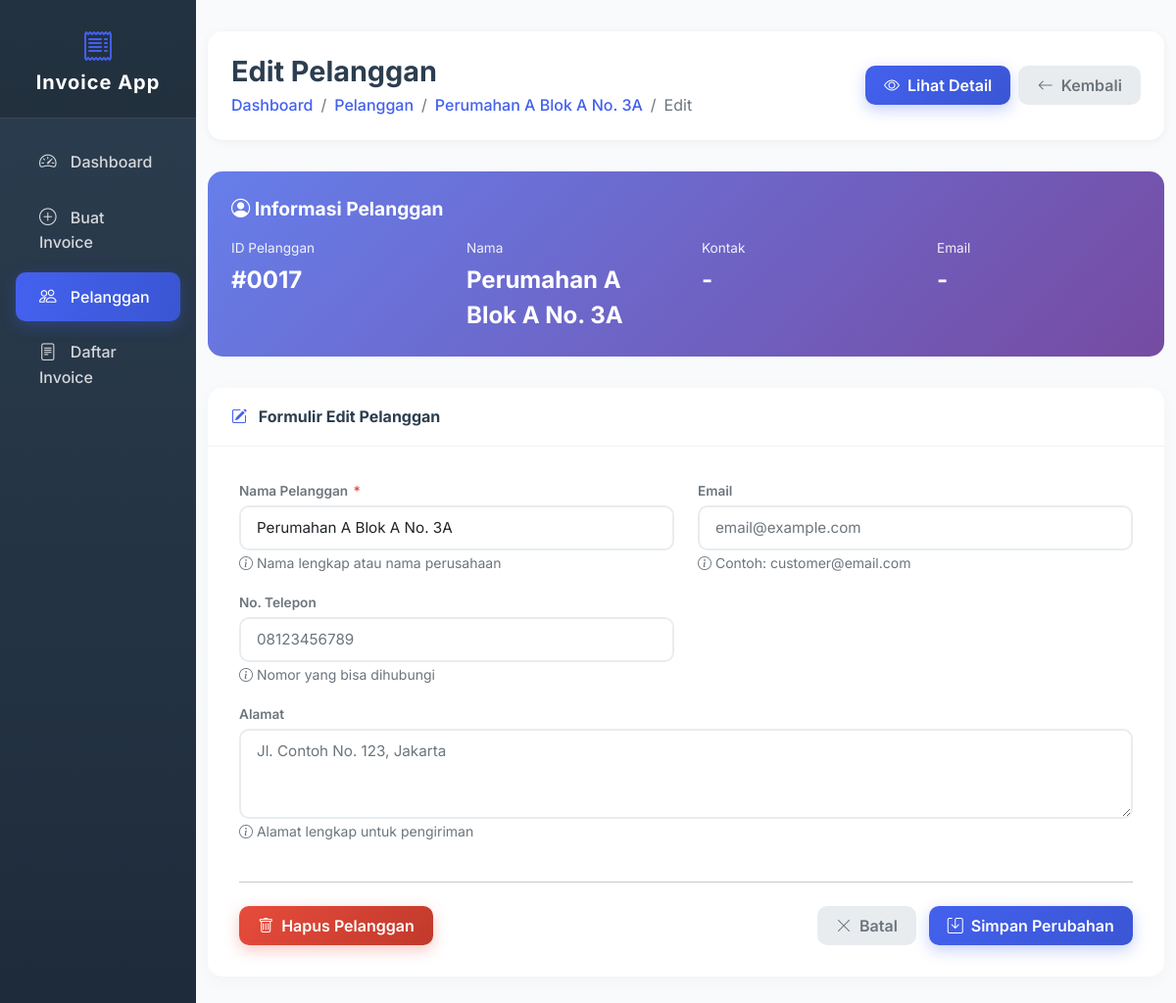
The page /edit_customer.php?id=17 on the database its author committed.
### tables this page shows
CREATE TABLE `customers` (
  `id` int(11) NOT NULL,
  `name` varchar(100) NOT NULL,
  `email` varchar(100) DEFAULT NULL,
  `phone` varchar(20) DEFAULT NULL,
  `address` text DEFAULT NULL,
  `created_at` timestamp NOT NULL DEFAULT current_timestamp()
);

### edit_customer.php (the view, shortened to what this page needs)
<?php
require_once 'config_database.php';
$id = $_GET['id'] ?? 0;
$query = "SELECT * FROM customers WHERE id = ?";
$stmt = $pdo->prepare($query);
$stmt->execute([$id]);
$customer = $stmt->fetch();
?>
<!DOCTYPE html>
<html lang="id">
<head>
    <link href="https://cdn.jsdelivr.net/npm/bootstrap@5.1.3/dist/css/bootstrap.min.css" rel="stylesheet">
    <link rel="stylesheet" href="https://cdn.jsdelivr.net/npm/bootstrap-icons@1.8.1/font/bootstrap-icons.css">
</head>
<body>
    <div class="container-fluid">
        <div class="row">
            <nav class="col-md-2 d-md-block sidebar p-0">
                <div class="position-sticky">
                    <div class="sidebar-brand text-center">
                        <i class="bi bi-receipt"></i>
                        <h5>Invoice App</h5>
                    </div>
                    <ul class="nav flex-column mt-3">
                        <li class="nav-item">
                            <a class="nav-link" href="index.php">
                                <i class="bi bi-speedometer2"></i> Dashboard
                            </a>
                        </li>
                        <li class="nav-item">
                            <a class="nav-link" href="add_invoice.php">
                                <i class="bi bi-plus-circle"></i> Buat Invoice
                            </a>
                        </li>
                        <li class="nav-item">
                            <a class="nav-link active" href="customers.php">
                                <i class="bi bi-people"></i> Pelanggan
                            </a>
                        </li>
                        <li class="nav-item">
                            <a class="nav-link" href="invoices.php">
                                <i class="bi bi-file-text"></i> Daftar Invoice
                            </a>
                        </li>
                    </ul>
                </div>
            </nav>
            <main class="col-md-10 ms-sm-auto">
                <div class="page-header d-flex justify-content-between align-items-center">
                    <div>
                        <h1 class="h2 mb-1">Edit Pelanggan</h1>
                        <nav aria-label="breadcrumb">
                            <ol class="breadcrumb mb-0">
                                <li class="breadcrumb-item"><a href="index.php">Dashboard</a></li>
                                <li class="breadcrumb-item"><a href="customers.php">Pelanggan</a></li>
                                <li class="breadcrumb-item"><a href="view_customer.php?id=<?= $customer['id'] ?>"><?= htmlspecialchars($customer['name']) ?></a></li>
                                <li class="breadcrumb-item active">Edit</li>
                            </ol>
                        </nav>
                    </div>
                    <div class="d-flex gap-2">
                        <a href="view_customer.php?id=<?= $customer['id'] ?>" class="btn-custom btn-primary-custom">
                            <i class="bi bi-eye"></i> Lihat Detail
                        </a>
                        <a href="customers.php" class="btn-custom btn-secondary-custom">
                            <i class="bi bi-arrow-left"></i> Kembali
                        </a>
                    </div>
                </div>
                <div class="info-section">
                    <div class="info-title">
                        <i class="bi bi-person-circle"></i> Informasi Pelanggan
                    </div>
                    <div class="info-stats">
                        <div class="stat-item">
                            <div class="stat-label">ID Pelanggan</div>
                            <div class="stat-value">#<?= str_pad($customer['id'], 4, '0', STR_PAD_LEFT) ?></div>
                        </div>
                        <div class="stat-item">
                            <div class="stat-label">Nama</div>
                            <div class="stat-value"><?= htmlspecialchars($customer['name']) ?></div>
                        </div>
                        <div class="stat-item">
                            <div class="stat-label">Kontak</div>
                            <div class="stat-value"><?= htmlspecialchars($customer['phone'] ?: '-') ?></div>
                        </div>
                        <div class="stat-item">
                            <div class="stat-label">Email</div>
                            <div class="stat-value"><?= htmlspecialchars($customer['email'] ?: '-') ?></div>
                        </div>
                    </div>
                </div>
                <div class="form-card">
                    <div class="card-header">
                        <h6><i class="bi bi-pencil-square"></i> Formulir Edit Pelanggan</h6>
                    </div>
                    <div class="card-body">
                        <form method="POST" action="" onsubmit="return validateForm()">
                            <div class="row">
                                <div class="col-md-6">
                                    <div class="mb-3">
                                        <label class="form-label">
                                            Nama Pelanggan <span class="required-star">*</span>
                                        </label>
                                        <input type="text" name="name" class="form-control" required
                                               value="<?= htmlspecialchars($customer['name']) ?>"
                                               placeholder="Masukkan nama lengkap / perusahaan">
                                        <small class="text-muted">
                                            <i class="bi bi-info-circle"></i> Nama lengkap atau nama perusahaan
                                        </small>
                                    </div>
                                </div>
                                <div class="col-md-6">
                                    <div class="mb-3">
                                        <label class="form-label">Email</label>
                                        <input type="email" name="email" class="form-control"
                                               value="<?= htmlspecialchars($customer['email']) ?>"
                                               placeholder="email@example.com">
                                        <small class="text-muted">
                                            <i class="bi bi-info-circle"></i> Contoh: customer@email.com
                                        </small>
                                    </div>
                                </div>
                                <div class="col-md-6">
                                    <div class="mb-3">
                                        <label class="form-label">No. Telepon</label>
                                        <input type="text" name="phone" class="form-control"
                                               value="<?= htmlspecialchars($customer['phone']) ?>"
                                               placeholder="08123456789">
                                        <small class="text-muted">
                                            <i class="bi bi-info-circle"></i> Nomor yang bisa dihubungi
                                        </small>
                                    </div>
                                </div>
                                <div class="col-md-12">
                                    <div class="mb-3">
                                        <label class="form-label">Alamat</label>
                                        <textarea name="address" class="form-control" rows="3"
                                                  placeholder="Jl. Contoh No. 123, Jakarta"><?= htmlspecialchars($customer['address']) ?></textarea>
                                        <small class="text-muted">
                                            <i class="bi bi-info-circle"></i> Alamat lengkap untuk pengiriman
                                        </small>
                                    </div>
                                </div>
                            </div>
                            <hr class="my-4">
                            <div class="d-flex justify-content-between align-items-center">
                                <div>
                                    <a href="delete_customer.php?id=<?= $customer['id'] ?>"
                                       class="btn-custom btn-danger-custom"
                                       onclick="return confirm('Yakin ingin menghapus pelanggan ini? Semua data yang terkait akan ikut terhapus.')">
                                        <i class="bi bi-trash"></i> Hapus Pelanggan
                                    </a>
                                </div>
                                <div>
                                    <a href="customers.php" class="btn-custom btn-secondary-custom me-2">
                                        <i class="bi bi-x-lg"></i> Batal
                                    </a>
                                    <button type="submit" class="btn-custom btn-primary-custom">
                                        <i class="bi bi-save"></i> Simpan Perubahan
                                    </button>
                                </div>
                            </div>
                        </form>
                    </div>
                </div>
            </main>
        </div>
    </div>
</body>
</html>

### edit_customer.php (style rules this page uses)
:root { --primary-color: #4361ee; --success-color: #2ecc71; --warning-color: #f39c12; --danger-color: #e74c3c; --dark-color: #2c3e50; --light-bg: #f8fafc; }
body { font-family: 'Inter', sans-serif; background-color: var(--light-bg); }
.sidebar { min-height: 100vh; background: linear-gradient(180deg, #2c3e50 0%, #1e2b3a 100%); box-shadow: 4px 0 10px rgba(0,0,0,0.1); }
.sidebar .nav-link { color: rgba(255,255,255,0.8); padding: 0.75rem 1.5rem; margin: 0.2rem 1rem; border-radius: 10px; transition: all 0.3s ease; font-weight: 500; }
.sidebar .nav-link.active { background: linear-gradient(90deg, #4361ee, #3a56d4); color: white; box-shadow: 0 5px 15px rgba(67, 97, 238, 0.3); }
.sidebar .nav-link i { margin-right: 10px; width: 20px; font-size: 1.1rem; }
.sidebar-brand { padding: 1.5rem 1rem; background: rgba(0,0,0,0.2); border-bottom: 1px solid rgba(255,255,255,0.1); }
.sidebar-brand h5 { color: white; font-weight: 700; letter-spacing: 1px; margin: 0; }
.sidebar-brand i { font-size: 2rem; color: #4361ee; margin-bottom: 0.5rem; }
main { padding: 2rem; background-color: var(--light-bg); }
.page-header { background: white; padding: 1.5rem; border-radius: 15px; box-shadow: 0 2px 10px rgba(0,0,0,0.05); margin-bottom: 2rem; }
.page-header h1 { font-size: 1.8rem; font-weight: 700; color: var(--dark-color); margin: 0; }
.breadcrumb { margin-bottom: 0; background: transparent; }
.breadcrumb-item a { color: var(--primary-color); text-decoration: none; font-weight: 500; }
.breadcrumb-item.active { color: #6c757d; }
.btn-custom { padding: 0.5rem 1.2rem; border-radius: 10px; font-weight: 600; transition: all 0.3s ease; border: none; display: inline-flex; align-items: center; gap: 8px; text-decoration: none; }
.btn-primary-custom { background: linear-gradient(135deg, #4361ee, #3a56d4); color: white; box-shadow: 0 5px 15px rgba(67, 97, 238, 0.3); }
.btn-secondary-custom { background: #e9ecef; color: #6c757d; }
.btn-danger-custom { background: linear-gradient(135deg, #e74c3c, #c0392b); color: white; box-shadow: 0 5px 15px rgba(231, 76, 60, 0.3); }
.form-card { background: white; border-radius: 15px; border: none; box-shadow: 0 5px 20px rgba(0,0,0,0.03); }
.form-card .card-header { background: transparent; border-bottom: 1px solid rgba(0,0,0,0.05); padding: 1.25rem 1.5rem; }
.form-card .card-header h6 { font-size: 1rem; font-weight: 700; color: var(--dark-color); margin: 0; }
.form-card .card-header h6 i { color: var(--primary-color); margin-right: 8px; }
.form-card .card-body { padding: 2rem; }
.form-label { font-weight: 600; font-size: 0.85rem; color: #6c757d; margin-bottom: 0.3rem; }
.form-control { border: 2px solid #e9ecef; border-radius: 10px; padding: 0.6rem 1rem; font-size: 0.95rem; transition: all 0.3s ease; }
.required-star { color: var(--danger-color); margin-left: 2px; }
.info-section { background: linear-gradient(135deg, #667eea 0%, #764ba2 100%); border-radius: 15px; padding: 1.5rem; color: white; margin-bottom: 2rem; }
.info-title { font-size: 1.2rem; font-weight: 700; margin-bottom: 1rem; }
.info-stats { display: flex; gap: 2rem; flex-wrap: wrap; }
.stat-item { flex: 1; min-width: 150px; }
.stat-label { font-size: 0.85rem; opacity: 0.9; margin-bottom: 0.25rem; }
.stat-value { font-size: 1.5rem; font-weight: 700; }

### rows shown on the page
customers: name "Perumahan A Blok A No. 3A", id "0017", phone "-", email "-"
